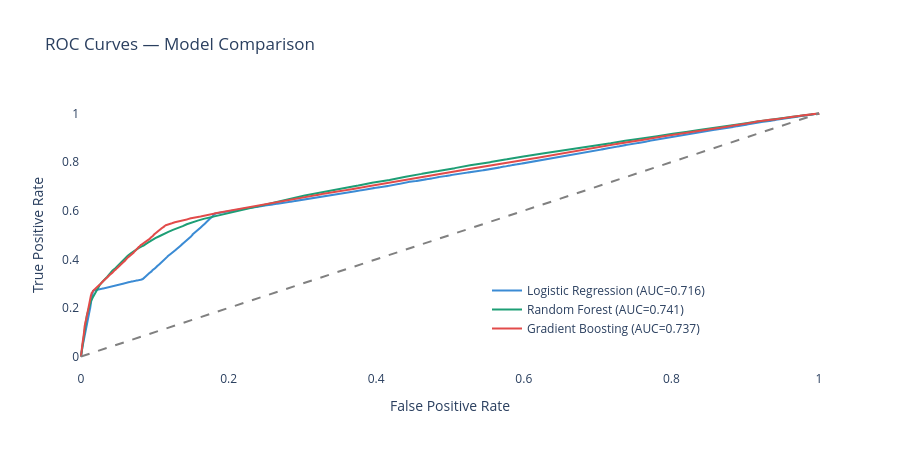

Write notebook code for a chart like this one.
### Markdown cell above
---
## 4. Visualise Model Performance

### Code cell
# ── ROC Curves for all 3 models ────────────────────────────────
colors = ['#3B8BD4', '#1D9E75', '#E24B4A']

fig = go.Figure()
fig.add_shape(type='line', line=dict(dash='dash', color='gray'),
              x0=0, x1=1, y0=0, y1=1)

for (name, r), color in zip(results.items(), colors):
    fpr, tpr, _ = roc_curve(y_test, r['y_prob'])
    fig.add_trace(go.Scatter(
        x=fpr, y=tpr,
        name=f"{name} (AUC={r['roc_auc']:.3f})",
        line=dict(color=color, width=2)
    ))

fig.update_layout(
    title='ROC Curves — Model Comparison',
    xaxis_title='False Positive Rate',
    yaxis_title='True Positive Rate',
    plot_bgcolor='white',
    height=450,
    legend=dict(x=0.55, y=0.1)
)
fig.write_html('../outputs/chart_roc_curves.html')
fig.show()
print('ROC curves saved ✓')

### Figure 1 — Plotly figure (JSON) as saved in the notebook; plotly's stock layout.template omitted (floating-point values rounded to 4 significant figures; data arrays with more than 128 entries replaced by an {"elided": "..."} marker saying what was removed)
{"data": [{"line": {"color": "#3B8BD4", "width": 2}, "name": "Logistic Regression (AUC=0.716)", "type": "scatter", "x": {"elided": "14048 float values"}, "y": {"elided": "14048 float values"}}, {"line": {"color": "#1D9E75", "width": 2}, "name": "Random Forest (AUC=0.741)", "type": "scatter", "x": {"elided": "403 float values"}, "y": {"elided": "403 float values"}}, {"line": {"color": "#E24B4A", "width": 2}, "name": "Gradient Boosting (AUC=0.737)", "type": "scatter", "x": {"elided": "15109 float values"}, "y": {"elided": "15109 float values"}}], "layout": {"height": 450, "legend": {"x": 0.55, "y": 0.1}, "plot_bgcolor": "white", "shapes": [{"line": {"color": "gray", "dash": "dash"}, "type": "line", "x0": 0, "x1": 1, "y0": 0, "y1": 1}], "title": {"text": "ROC Curves — Model Comparison"}, "xaxis": {"title": {"text": "False Positive Rate"}}, "yaxis": {"title": {"text": "True Positive Rate"}}}}
